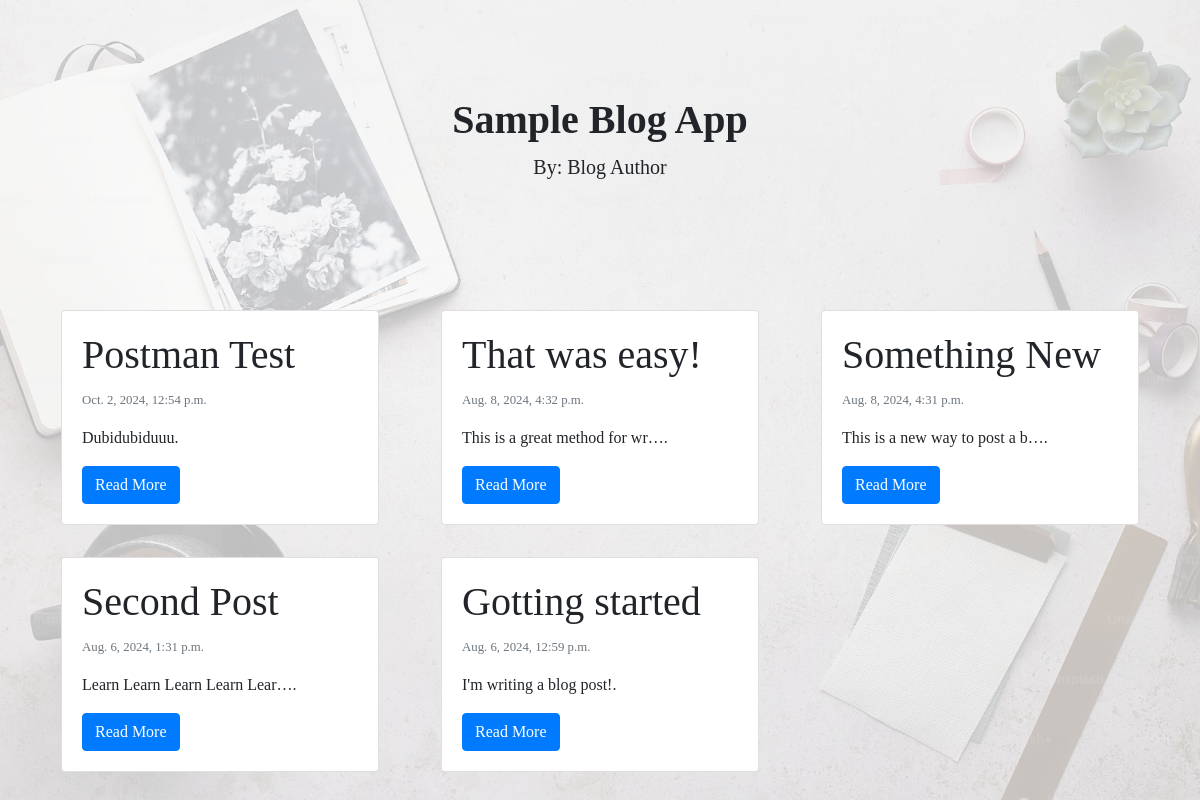
/blog/, run on an earlier commit of the app's database.
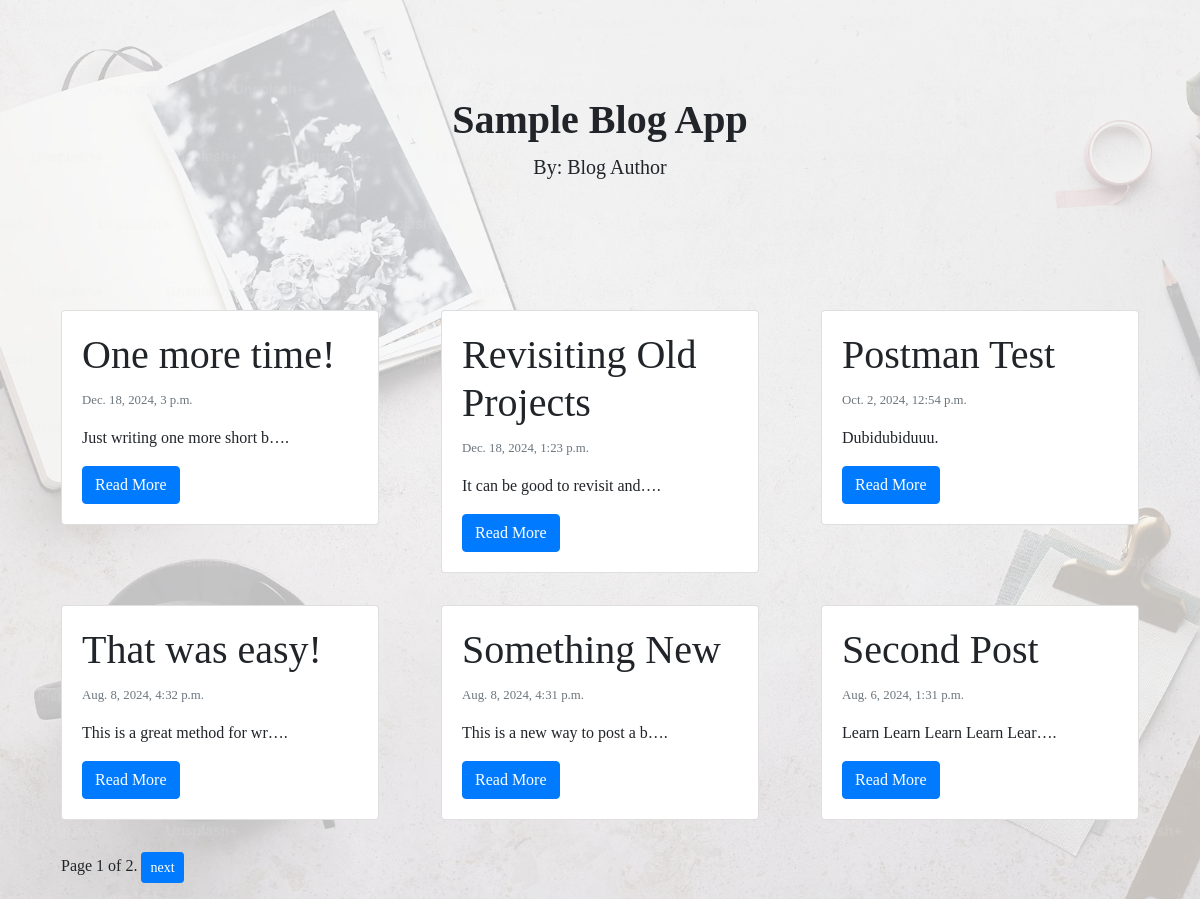
And on a later commit of the database.
### blog/models.py (models this page shows)
class Post(models.Model):
    title = models.CharField(max_length=140)
    text = models.TextField()
    published = models.DateTimeField(auto_now_add=True)
    class Meta:
        ordering = ['-published']

### blog/views.py (the view)
# urls.py: path('', views.PostListView.as_view(), name='index'),
class PostListView(generic.ListView):
    model = Post
    paginate_by = 6
    template_name = 'blog/index.html'

### blog/templates/blog/index.html
{% extends 'blog/base.html' %}
    {% block content %}
    <div class="px-4 py-5 text-center">
      <div class="row py-lg-5">
        <div class="col-lg-6 col-md-8 mx-auto">
          <h1><Strong>Sample Blog App</Strong></h1>
          <p class="lead fw-normal fs-4">By: Blog Author</p>
        </div>
      </div>
    </div>
    <div class="container">
      <div class="row row-cols-1 row-cols-md-3 g-4">
      {% for post in post_list %}
        <div class="col">
          <div class="card m-3">
            <div class="card-body">
              <h1 class="card-title">{{ post.title }}</h1>
              <p class="card-text text-muted small">{{ post.published }}</p>
              <p class="card-text">{{ post.text|capfirst|truncatechars:30 }}.</p>
              <a href="{% url 'blog:detail' post.id %}" class="btn btn-primary">Read More</a>
            </div>
          </div>
        </div>
      {% endfor %}
      </div>
    </div>
    {% endblock content %}

### blog/templates/blog/base.html (shortened to what this page needs)
{% load static %}
<!doctype html>
<html lang="en">
  <head>
    <link rel="stylesheet" href="https://stackpath.bootstrapcdn.com/bootstrap/4.4.1/css/bootstrap.min.css">
  </head>
  <body>
{% block content %}
{% endblock content %}
  <div class="container">
    {% block pagination %}
      {% if is_paginated %}
        <div class="pagination m-3">
          <span class="page-links">
            <span class="page-current">
              Page {{ page_obj.number }} of {{ page_obj.paginator.num_pages }}.
            </span>
            {% if page_obj.has_next %}
              <a href="{{ request.path }}?page={{ page_obj.next_page_number }}" class="btn btn-primary btn-sm">next</a>
            {% endif %}
          </span>
        </div>
      {% endif %}
    {% endblock %}
  </div>
</body>
</html>

What changed in the data, as far as the page shows it:
no longer on this page (row unchanged): Post: title "Gotting started", published "Aug. 6, 2024, 12:59 p.m.", text "I'm writing a blog post!"
added Post: title "One more time!", published "Dec. 18, 2024, 3 p.m.", text "Just writing one more short b…"
added Post: title "Revisiting Old Projects", published "Dec. 18, 2024, 1:23 p.m.", text "It can be good to revisit and…"
Also different on the page:
{{ page_obj.number }}: (not shown) → "1"
{{ page_obj.paginator.num_pages }}: (not shown) → "2"
text now shown: "Page of . next"
